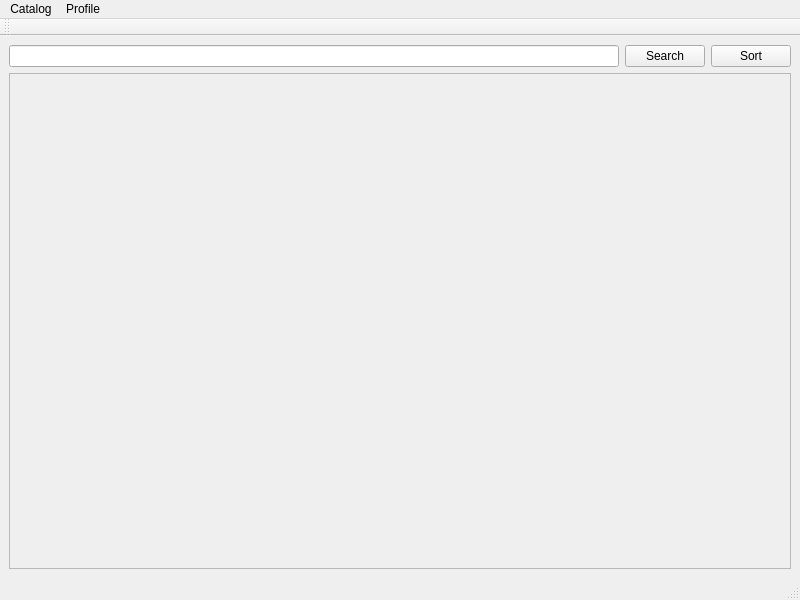
<?xml version="1.0" encoding="UTF-8"?>
<ui version="4.0">
 <class>Catalog</class>
 <widget class="QMainWindow" name="Catalog">
  <property name="geometry">
   <rect>
    <x>0</x>
    <y>0</y>
    <width>800</width>
    <height>600</height>
   </rect>
  </property>
  <property name="windowTitle">
   <string>MainWindow</string>
  </property>
  <widget class="QWidget" name="centralwidget">
   <layout class="QGridLayout" name="gridLayout">
    <item row="0" column="0">
     <layout class="QHBoxLayout" name="horizontalLayout" stretch="0,0,0">
      <property name="spacing">
       <number>6</number>
      </property>
      <property name="sizeConstraint">
       <enum>QLayout::SetMaximumSize</enum>
      </property>
      <item>
       <widget class="QLineEdit" name="searchInput"/>
      </item>
      <item>
       <widget class="QPushButton" name="searchButton">
        <property name="text">
         <string>Search</string>
        </property>
        <property name="shortcut">
         <string>Return</string>
        </property>
       </widget>
      </item>
      <item>
       <widget class="QPushButton" name="pushButton_2">
        <property name="text">
         <string>Sort</string>
        </property>
       </widget>
      </item>
     </layout>
    </item>
    <item row="1" column="0">
     <widget class="QScrollArea" name="scrollArea">
      <property name="widgetResizable">
       <bool>true</bool>
      </property>
      <widget class="QWidget" name="grid">
       <property name="geometry">
        <rect>
         <x>0</x>
         <y>0</y>
         <width>780</width>
         <height>488</height>
        </rect>
       </property>
       <layout class="QGridLayout" name="gridLayout_2">
        <item row="0" column="1">
         <widget class="QWidget" name="widget_2" native="true"/>
        </item>
        <item row="0" column="2">
         <widget class="QWidget" name="widget_3" native="true"/>
        </item>
        <item row="0" column="0">
         <widget class="QWidget" name="widget" native="true"/>
        </item>
       </layout>
      </widget>
     </widget>
    </item>
   </layout>
  </widget>
  <widget class="QMenuBar" name="menubar">
   <property name="geometry">
    <rect>
     <x>0</x>
     <y>0</y>
     <width>800</width>
     <height>21</height>
    </rect>
   </property>
   <widget class="QMenu" name="menuCatalog">
    <property name="title">
     <string>Catalog</string>
    </property>
   </widget>
   <widget class="QMenu" name="menuProfile">
    <property name="title">
     <string>Profile</string>
    </property>
   </widget>
   <addaction name="menuCatalog"/>
   <addaction name="menuProfile"/>
  </widget>
  <widget class="QStatusBar" name="statusbar"/>
  <widget class="QToolBar" name="toolBar">
   <property name="windowTitle">
    <string>toolBar</string>
   </property>
   <attribute name="toolBarArea">
    <enum>TopToolBarArea</enum>
   </attribute>
   <attribute name="toolBarBreak">
    <bool>false</bool>
   </attribute>
  </widget>
 </widget>
 <resources/>
 <connections/>
</ui>
